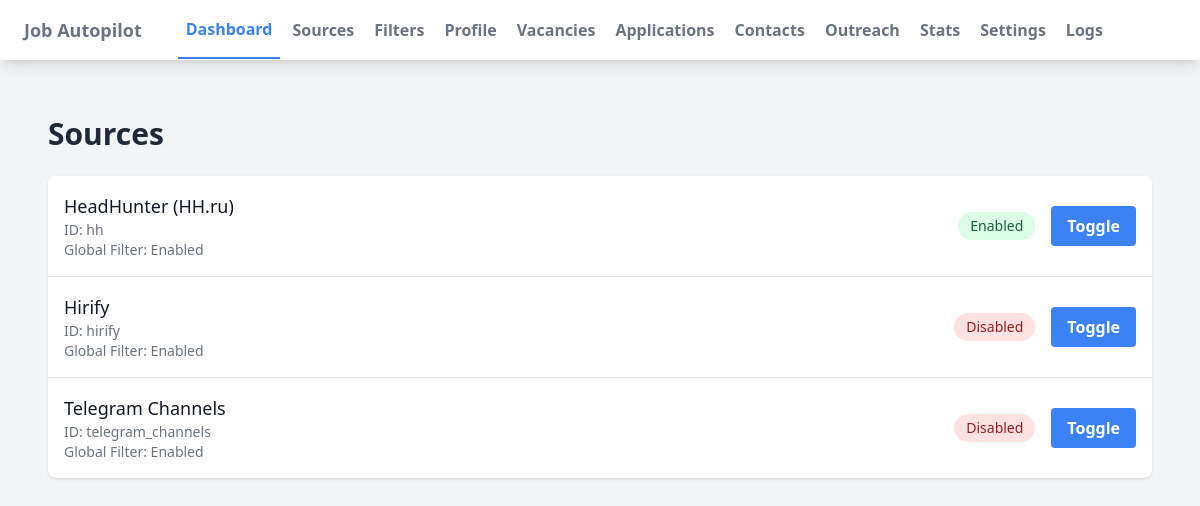
The app's page /sources/, older data.
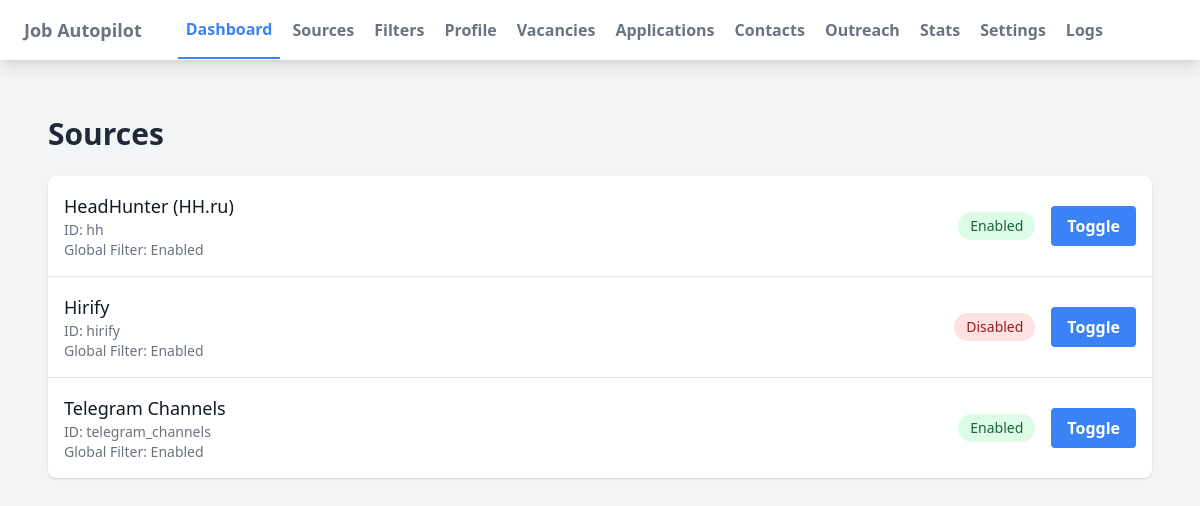
The same page, newer data.
### app/models.py (models this page shows)
class Source(SQLModel, table=True):
    __tablename__ = "sources"
    id: str = Field(primary_key=True)
    name: str
    enabled: bool = True
    use_global_filter: bool = True
    local_filter_json: Optional[Dict[str, Any]] = Field(default=None, sa_column=Column(JSON))
    config_json: Optional[Dict[str, Any]] = Field(default=None, sa_column=Column(JSON))
    updated_at: datetime = Field(default_factory=datetime.utcnow)

### app/web/routes/sources.py (the view)
@router.get("/")
async def sources_page(request: Request, session: Session = Depends(get_session)):
    sources = session.exec(select(Source)).all()
    return templates.TemplateResponse("sources.html", {"request": request, "sources": sources})

### app/web/templates/sources.html (shortened to what this page needs)
{% extends "base.html" %}
{% block content %}
<div class="px-4 py-8">
    <h1 class="text-3xl font-bold text-gray-800 mb-6">Sources</h1>
    <div class="bg-white shadow rounded-lg">
        <ul class="divide-y divide-gray-200">
            {% for source in sources %}
            <li class="px-4 py-4 flex items-center justify-between">
                <div>
                    <h3 class="text-lg font-medium text-gray-900">{{ source.name }}</h3>
                    <p class="text-sm text-gray-500">ID: {{ source.id }}</p>
                    <p class="text-sm text-gray-500">Global Filter: {{ "Enabled" if source.use_global_filter else "Disabled" }}</p>
                </div>
                <div class="flex items-center space-x-4">
                    <span class="px-3 py-1 text-sm rounded-full {{ 'bg-green-100 text-green-800' if source.enabled else 'bg-red-100 text-red-800' }}">
                        {{ "Enabled" if source.enabled else "Disabled" }}
                    </span>
                    <button hx-post="/sources/{{ source.id }}/toggle" hx-target="closest li" class="bg-blue-500 hover:bg-blue-600 text-white font-semibold py-2 px-4 rounded">
                        Toggle
                    </button>
                </div>
            </li>
            {% else %}
            <li class="px-4 py-4 text-gray-500 text-center">
                No sources configured yet. Default sources will be created on first run.
            </li>
            {% endfor %}
        </ul>
    </div>
</div>
{% endblock %}

### app/web/templates/base.html (shortened to what this page needs)
<!DOCTYPE html>
<html lang="en">
<head>
    <script src="https://cdn.tailwindcss.com"></script>
</head>
<body class="bg-gray-100 min-h-screen">
    <nav class="bg-white shadow-lg">
        <div class="max-w-7xl mx-auto px-4">
            <div class="flex justify-between">
                <div class="flex space-x-7">
                    <div>
                        <a href="/" class="flex items-center py-4 px-2">
                            <span class="font-semibold text-gray-500 text-lg">Job Autopilot</span>
                        </a>
                    </div>
                    <div class="hidden md:flex items-center space-x-1">
                        <a href="/" class="py-4 px-2 text-blue-500 border-b-2 border-blue-500 font-semibold">Dashboard</a>
                        <a href="/sources/" class="py-4 px-2 text-gray-500 font-semibold hover:text-blue-500 transition duration-300">Sources</a>
                        <a href="/filters/" class="py-4 px-2 text-gray-500 font-semibold hover:text-blue-500 transition duration-300">Filters</a>
                        <a href="/profile/" class="py-4 px-2 text-gray-500 font-semibold hover:text-blue-500 transition duration-300">Profile</a>
                        <a href="/vacancies/" class="py-4 px-2 text-gray-500 font-semibold hover:text-blue-500 transition duration-300">Vacancies</a>
                        <a href="/applications/" class="py-4 px-2 text-gray-500 font-semibold hover:text-blue-500 transition duration-300">Applications</a>
                        <a href="/contacts/" class="py-4 px-2 text-gray-500 font-semibold hover:text-blue-500 transition duration-300">Contacts</a>
                        <a href="/outreach/" class="py-4 px-2 text-gray-500 font-semibold hover:text-blue-500 transition duration-300">Outreach</a>
                        <a href="/stats/" class="py-4 px-2 text-gray-500 font-semibold hover:text-blue-500 transition duration-300">Stats</a>
                        <a href="/settings/" class="py-4 px-2 text-gray-500 font-semibold hover:text-blue-500 transition duration-300">Settings</a>
                        <a href="/logs/" class="py-4 px-2 text-gray-500 font-semibold hover:text-blue-500 transition duration-300">Logs</a>
                    </div>
                </div>
            </div>
        </div>
    </nav>
    <main class="max-w-7xl mx-auto py-6 sm:px-6 lg:px-8">
        {% block content %}{% endblock %}
    </main>
</body>
</html>

Row changes from the older to the newer data that the page shows:
changed Source "Telegram Channels": enabled "Disabled" → "Enabled"
